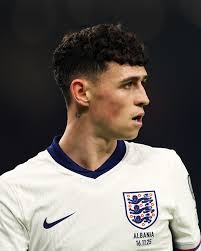
#> input picture Lab04/images/foden.jpg, 201 x 251 px
$ jupyter execute 4.Image_Transformation.ipynb
#> lines starting #> are read from the running program, lines starting #| are printed output that depends on the picture
## Image Resizing

[cell 1]
import cv2
import matplotlib.pyplot as plt

# Read image
image = cv2.imread("images/foden.jpg")
#> image is the input picture: shape (251, 201, 3); mean B, G, R 100.2, 104.7, 111.4

# Resize image
resized = cv2.resize(image, (700, 500))
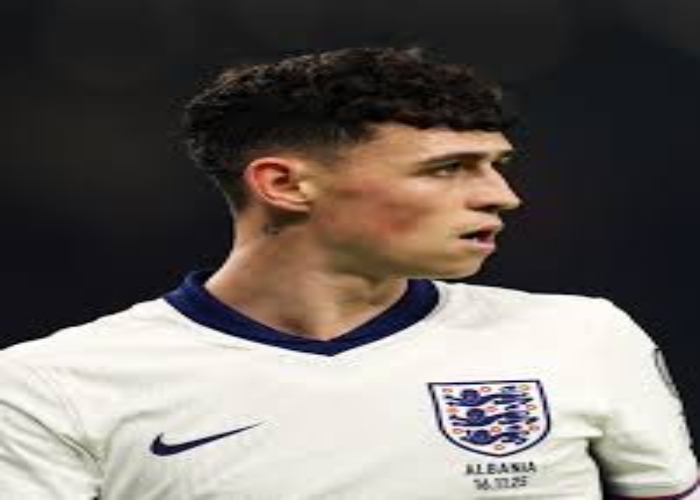
#> resized: shape (500, 700, 3); mean B, G, R 100.1, 104.6, 111.3

plt.imshow(cv2.cvtColor(resized, cv2.COLOR_BGR2RGB))
plt.title("Resized Image")
plt.axis("off")
plt.show()

[cell 2]
# Display image information
height, width, channels = resized.shape
#> height = 500; width = 700; channels = 3
print("Height:", height)
#| Height: 500
print("Width:", width)
#| Width: 700
print("Channels:", channels)
#| Channels: 3
print("Data type:", resized.dtype)
#| Data type: uint8

## Image Rotation

[cell 3]
# Rotate image by 45 degrees
(h, w) = image.shape[:2]
#> h = 251; w = 201
center = (w // 2, h // 2)
#> center = (100, 125)

matrix = cv2.getRotationMatrix2D(center, 90, 1.0)
rotated = cv2.warpAffine(image, matrix, (w, h))
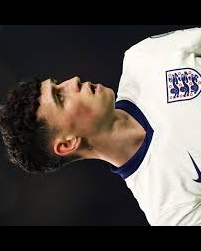
#> rotated: shape (251, 201, 3); mean B, G, R 77.4, 81.1, 87.8

plt.imshow(cv2.cvtColor(rotated, cv2.COLOR_BGR2RGB))
plt.title("Rotated Image")
plt.axis("off")
plt.show()

## Image Flipping

[cell 4]
# Flip image horizontally
flipped = cv2.flip(image, 1)
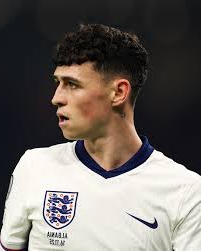
#> flipped: shape (251, 201, 3); mean B, G, R 100.2, 104.7, 111.4

plt.imshow(cv2.cvtColor(flipped, cv2.COLOR_BGR2RGB))
plt.title("Flipped Image")
plt.axis("off")
plt.show()
